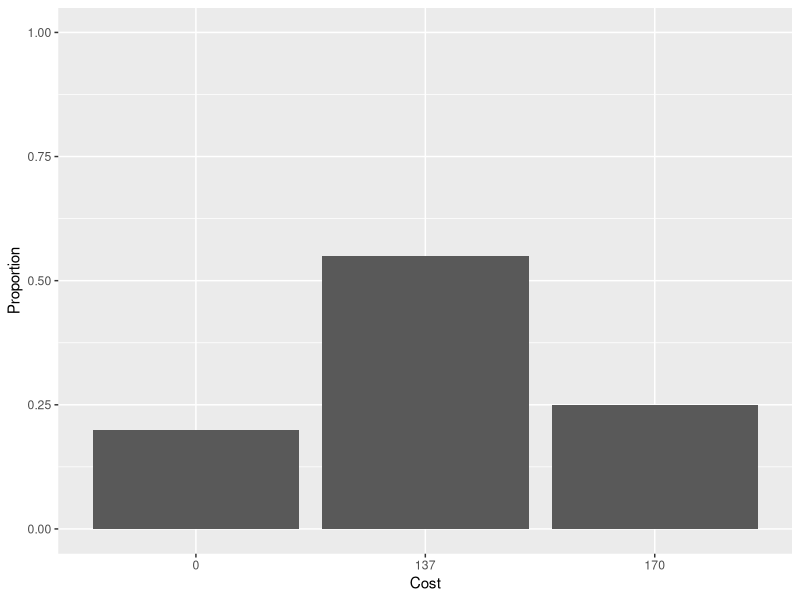
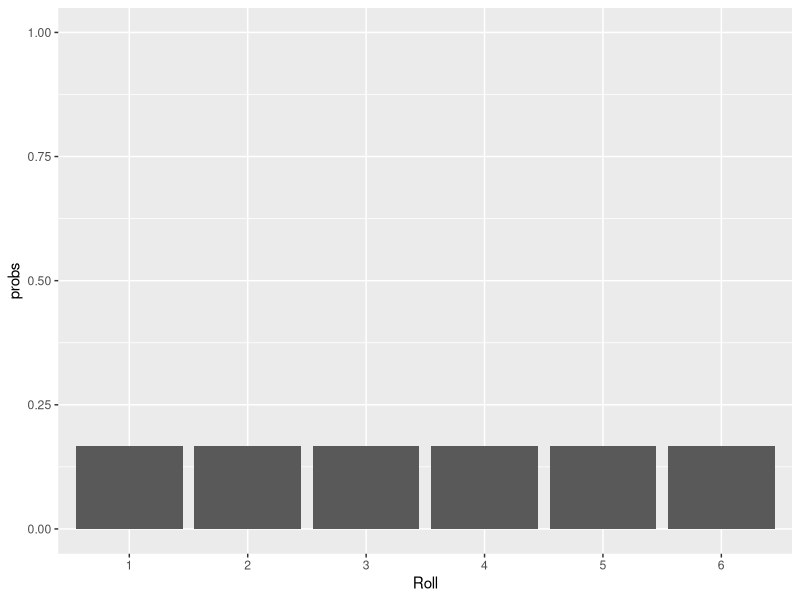

Write the R code that produced these figures, in order.
## ---- chunk 1
library(knitr)
library(tidyverse)
knitr::opts_chunk$set(eval = TRUE, results = TRUE)
## ---- chunk 2
books_data <- data.frame(prices = c("0","137","170"), probs = c(.2,.55,.25))
ggplot(books_data,aes(x=prices,y=probs)) + 
  geom_bar(stat="identity") +
  ylim(0,1) +
  labs(main="Proportion of students buying books at different prices")+
  ylab("Proportion")+ 
  xlab("Cost")
## ---- chunk 3
die <-data.frame(roll=c(1,2,3,4,5,6),probs=c(1/6,1/6,1/6,1/6,1/6,1/6))

ggplot(die,aes(x=roll,y=probs))+geom_bar(stat="identity") +
  ylim(0,1) + 
  scale_x_discrete(name ="Roll", 
                    limits=c("1","2","3","4","5","6"))
## ---- chunk 4

## ---- chunk 5

